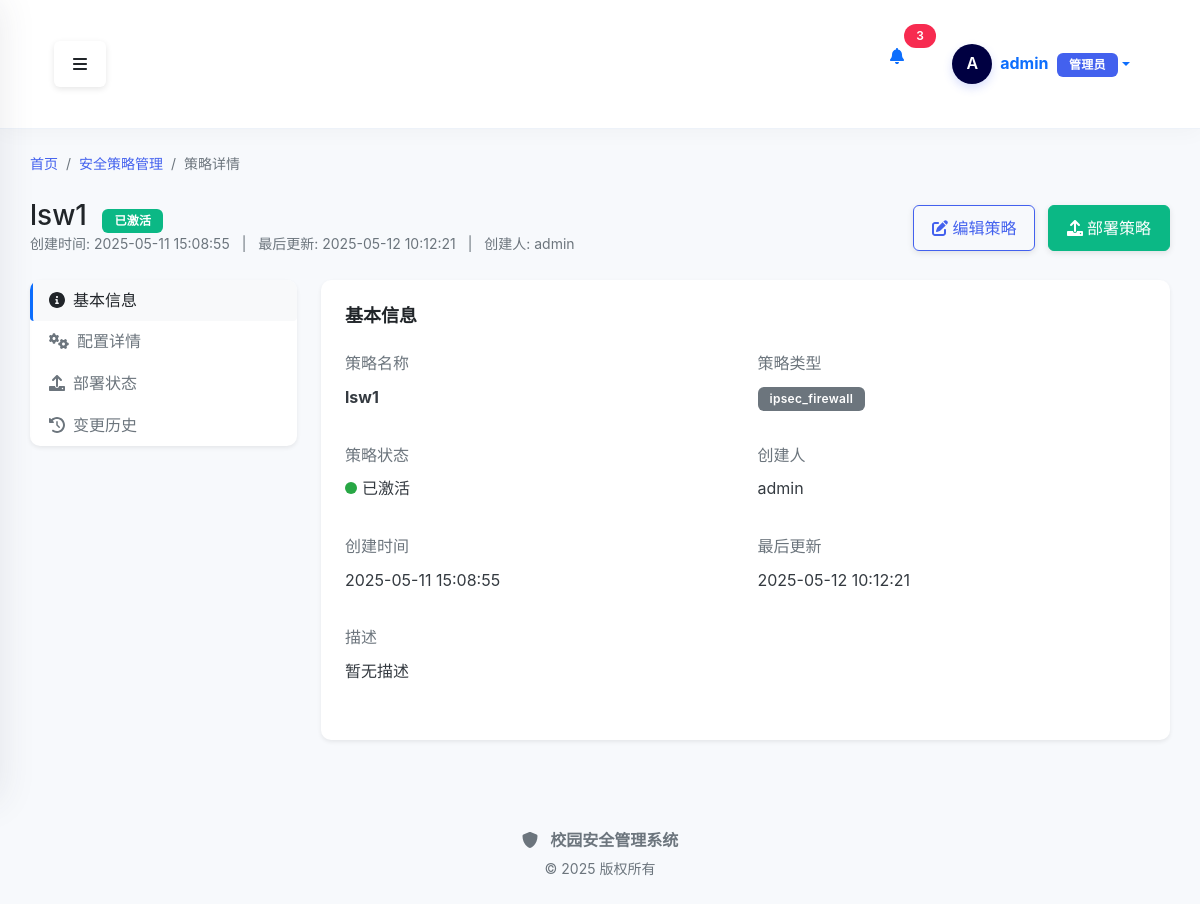
/policy/1 (signed in), run on an earlier commit of the app's database.
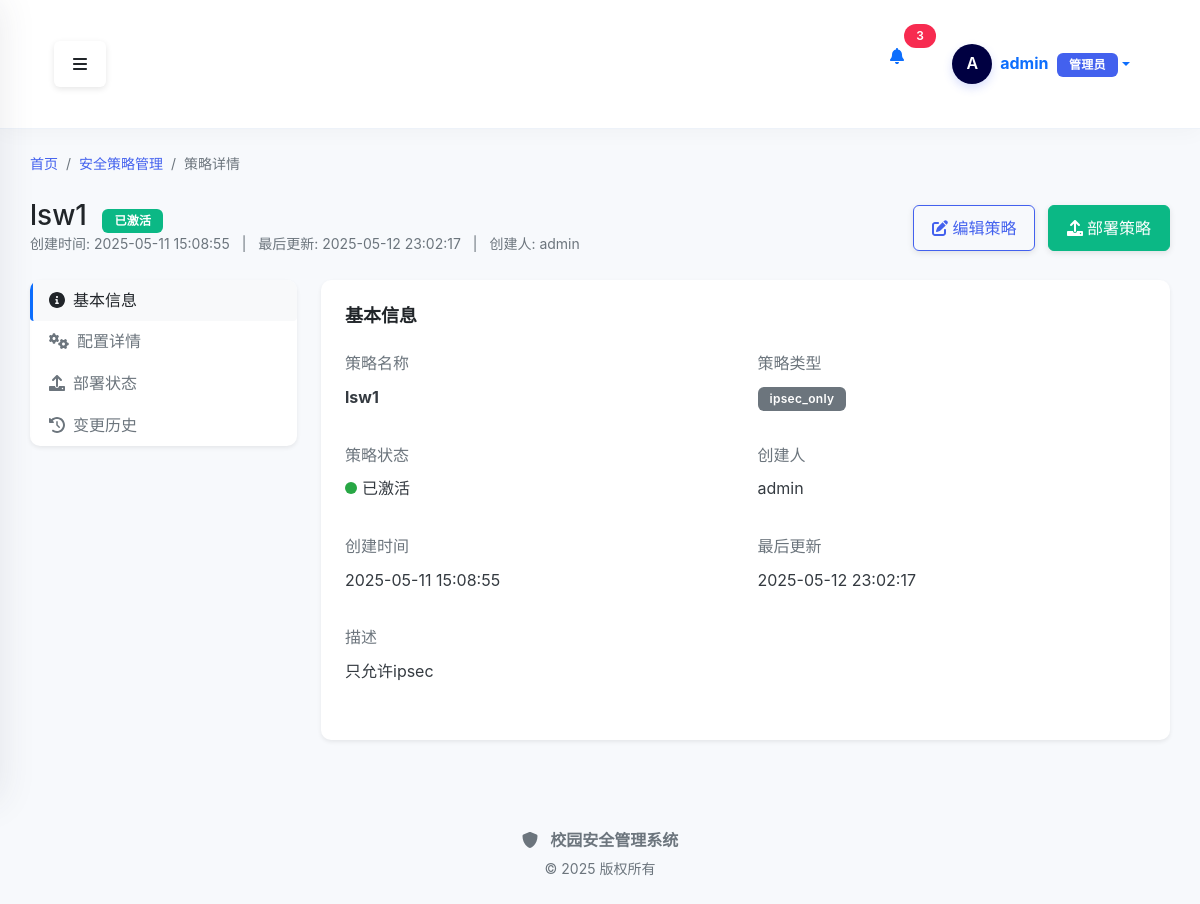
And on a later commit of the database.
### src/modules/policy/models/policy.py (models this page shows, shortened)
class Policy(db.Model):
    __tablename__ = 'policy'
    id = Column(Integer, primary_key=True)
    name = Column(String(64), nullable=False)
    type = Column(String(32), nullable=False)
    description = Column(Text)
    config = Column(JSON, nullable=False)
    status = Column(String(16), nullable=False, default='draft')
    created_by = Column(Integer, ForeignKey('users.id'), nullable=False)
    created_at = Column(DateTime, nullable=False, default=datetime.utcnow)
    updated_at = Column(DateTime, nullable=False, default=datetime.utcnow, onupdate=datetime.utcnow)
    creator = relationship('User', backref='policies', lazy='select')
    deployments = relationship('PolicyDeployment', backref='policy', cascade='all, delete-orphan')
    audit_logs = relationship('PolicyAuditLog', backref='policy')
    alerts = relationship('PolicyAlert', backref='policy')

### src/modules/policy/routes/policy_view_routes.py (the view, shortened to what this page needs)
@policy_view_bp.route('/<int:policy_id>', methods=['GET'])
@login_required
def detail(policy_id):
    policy_service = PolicyService()
    success, policy = policy_service.get_policy(policy_id)
    if not success:
        flash('策略不存在', 'danger')
        return redirect(url_for('policy_view.index'))
    user_service = UserService()
    if policy.created_by:
        try:
            success, user = user_service.get_user_by_id(policy.created_by)
            if success and user:
                policy.creator_name = user.username
            else:
                policy.creator_name = f"用户{policy.created_by}"
        except Exception:
            policy.creator_name = f"用户{policy.created_by}"
    else:
        policy.creator_name = "-"
    from src.modules.policy.services.policy_deploy_service import PolicyDeployService
    deploy_service = PolicyDeployService()
    deployments = deploy_service.get_deployments_by_policy(policy.id) if hasattr(deploy_service, 'get_deployments_by_policy') else []
    from src.modules.policy.services.policy_audit_service import PolicyAuditService
    audit_service = PolicyAuditService()
    audit_logs = audit_service.get_logs_by_policy(policy.id) if hasattr(audit_service, 'get_logs_by_policy') else []
    for log in audit_logs:
        if hasattr(log, 'user_id') and log.user_id:
            try:
                success, user = user_service.get_user_by_id(log.user_id)
                if success and user:
                    log.user_name = user.username
                else:
                    log.user_name = f"用户{log.user_id}"
            except Exception:
                log.user_name = f"用户{log.user_id}"
        else:
            log.user_name = "系统"
    return render_template(
        'policy/detail.html',
        title='策略详情',
        policy=policy,
        deployments=deployments,
        audit_logs=audit_logs
    )

### src/modules/auth/services/user_service.py (called while the page is built)
    def get_user_by_id(self, user_id: int) -> Tuple[bool, Any]:
        try:
            user = User.query.get(user_id)
            if not user:
                return False, "用户不存在"
            return True, user
        except Exception as e:
            return False, str(e)

### src/modules/policy/__init__.py (called while the page is built)
def init_app(app):
    app.register_blueprint(policy_bp)
    app.register_blueprint(policy_template_bp)
    app.register_blueprint(policy_deploy_bp)
    app.register_blueprint(policy_view_bp)
    global _template_directory_ensured
    if not _template_directory_ensured:
        from src.modules.policy.templates import ensure_template_directory
        ensure_template_directory()
        _template_directory_ensured = True
        app.logger.info("策略模板目录检查完成")
    @app.before_request
    def ensure_scheduler_running():
        from flask import g
        if not hasattr(g, 'scheduler_started'):
            with app.app_context():
                scheduler = get_scheduler()
                if scheduler.enabled and not scheduler.running:
                    scheduler.start()
            g.scheduler_started = True

### src/templates/policy/detail.html (shortened to what the changed rows need)
{% extends "base.html" %}
{% block content %}
<div class="container-fluid">
    <div class="d-flex justify-content-between align-items-center mb-4">
        <div>
            <h1 class="h3 mb-0 text-gray-800">{{ policy.name }}
                {% if policy.status == 'active' %}
                <span class="badge bg-success ms-2">已激活</span>
                {% elif policy.status == 'draft' %}
                <span class="badge bg-warning ms-2">草稿</span>
                {% elif policy.status == 'deleted' %}
                <span class="badge bg-danger ms-2">已删除</span>
                {% endif %}
            </h1>
            <p class="text-muted small mb-0">
                <span>创建时间: {{ policy.created_at.strftime('%Y-%m-%d %H:%M:%S') }}</span>
                <span class="mx-2">|</span>
                <span>最后更新: {{ policy.updated_at.strftime('%Y-%m-%d %H:%M:%S') }}</span>
                <span class="mx-2">|</span>
                <span>创建人: {{ policy.creator_name if policy.creator_name is defined else '用户' + policy.created_by|string }}</span>
            </p>
        </div>
    </div>
    <div class="row">
        <div class="col-md-9">
            <div class="card shadow-sm">
                <div class="card-body">
                    <div class="tab-content" id="v-pills-tabContent">
                        <div class="tab-pane fade show active" id="v-pills-basic" role="tabpanel" aria-labelledby="v-pills-basic-tab">
                            <div class="row">
                                <div class="col-md-6 mb-3">
                                    <label class="form-label text-muted">策略名称</label>
                                    <p class="fw-bold">{{ policy.name }}</p>
                                </div>
                                <div class="col-md-6 mb-3">
                                    <p>
                                        {% if policy.type == 'ipsec' %}
                                        <span class="badge bg-info">IPSec</span>
                                        {% elif policy.type == 'ssl' %}
                                        <span class="badge bg-primary">SSL VPN</span>
                                        {% else %}
                                        <span class="badge bg-secondary">{{ policy.type }}</span>
                                        {% endif %}
                                    </p>
                                </div>
                                <div class="col-md-6 mb-3">
                                    <label class="form-label text-muted">创建时间</label>
                                    <p>{{ policy.created_at.strftime('%Y-%m-%d %H:%M:%S') }}</p>
                                </div>
                                <div class="col-md-6 mb-3">
                                    <label class="form-label text-muted">最后更新</label>
                                    <p>{{ policy.updated_at.strftime('%Y-%m-%d %H:%M:%S') }}</p>
                                </div>
                                <div class="col-md-12 mb-3">
                                    <label class="form-label text-muted">描述</label>
                                    <p>{{ policy.description or '暂无描述' }}</p>
                                </div>
                            </div>
                        </div>
                    </div>
                </div>
            </div>
        </div>
    </div>
</div>
{% endblock %}

What changed in the data, as far as the page shows it:
changed Policy "lsw1": updated_at "2025-05-12 10:12:21" → "2025-05-12 23:02:17"; type "ipsec_firewall" → "ipsec_only"; description "暂无描述" → "只允许ipsec"
